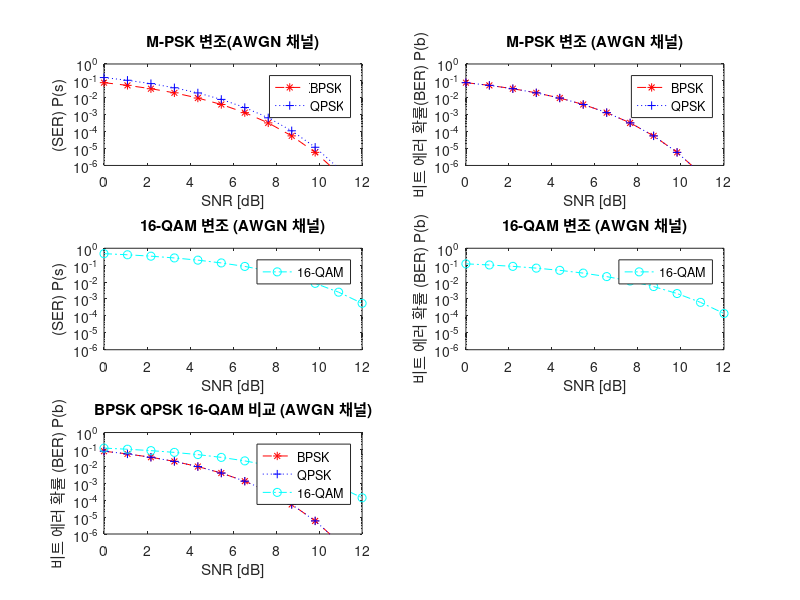

Source code (MATLAB):
ebno=logspace(0,1.2,12);
snr=10*log10(ebno);
Pb_psk(1,:)=1/2*erfc(sqrt(ebno)); Ps_psk(1,:)=Pb_psk(1,:);
k=2; M=2^k;
Ps_psk(k,:)=erfc(sqrt(k*ebno)*sin(pi/M));
Pb_psk(k,:)=Ps_psk(k,:)/k;
subplot(3,2,1)
semilogy(snr,Ps_psk(1,:),'--r*',snr,Ps_psk(2,:),':b+') %BPSK:파선,빨강,별표 QPSK:점선,파랑,+표
legend('BPSK','QPSK') 
axis([min(snr) max(snr) 1e-6 1]) %x축과 y축의 범위 설정
title('M-PSK 변조(AWGN 채널)') %그래프 제목 추가
xlabel('SNR [dB]'); ylabel('(SER) P(s)') %좌표축 옆 축 라벨
subplot(3,2,2)
semilogy(snr,Pb_psk(1,:),'--r*',snr,Pb_psk(2,:),':b+')
legend('BPSK','QPSK')
axis([min(snr) max(snr) 1e-6 1])
title('M-PSK 변조 (AWGN 채널)')
xlabel('SNR [dB]'); ylabel('비트 에러 확률(BER) P(b)') 

k=4; M=2^k; %16-QAM을 위한 k,M 재설정
Pm=(1-1/sqrt(M))*erfc(sqrt(3/2/(M-1)*k*ebno));
Ps_qam(k,:)=1-(1-Pm).^2;
Pb_qam(k,:)=Ps_qam(k,:)/k;
subplot(3,2,3)
semilogy(snr,Ps_qam(4,:),'-.co') %16-QAM:일점쇄선,청록,o표
legend('16-QAM')
axis([min(snr) max(snr) 1e-6 1])
title('16-QAM 변조 (AWGN 채널)')
xlabel('SNR [dB]'); ylabel('(SER) P(s)')

subplot(3,2,4)
semilogy(snr,Pb_qam(4,:),'-.co')
legend('16-QAM')
axis([min(snr) max(snr) 1e-6 1])
title('16-QAM 변조 (AWGN 채널)')
xlabel('SNR [dB]'); ylabel('비트 에러 확률 (BER) P(b)')

l=2; M=2^l; %QPSK를 위한 설정
Ps_psk(l,:)=erfc(sqrt(l*ebno)*sin(pi/M));
Pb_psk(l,:)=Ps_psk(l,:)/l;
subplot(3,2,5)
semilogy(snr,Pb_psk(1,:),'--r*',snr,Pb_psk(2,:),':b+',snr,Pb_qam(4,:),'-.co')
legend('BPSK','QPSK','16-QAM')
axis([min(snr) max(snr) 1e-6 1])
title('BPSK QPSK 16-QAM 비교 (AWGN 채널)')
xlabel('SNR [dB]'); ylabel('비트 에러 확률 (BER) P(b)')